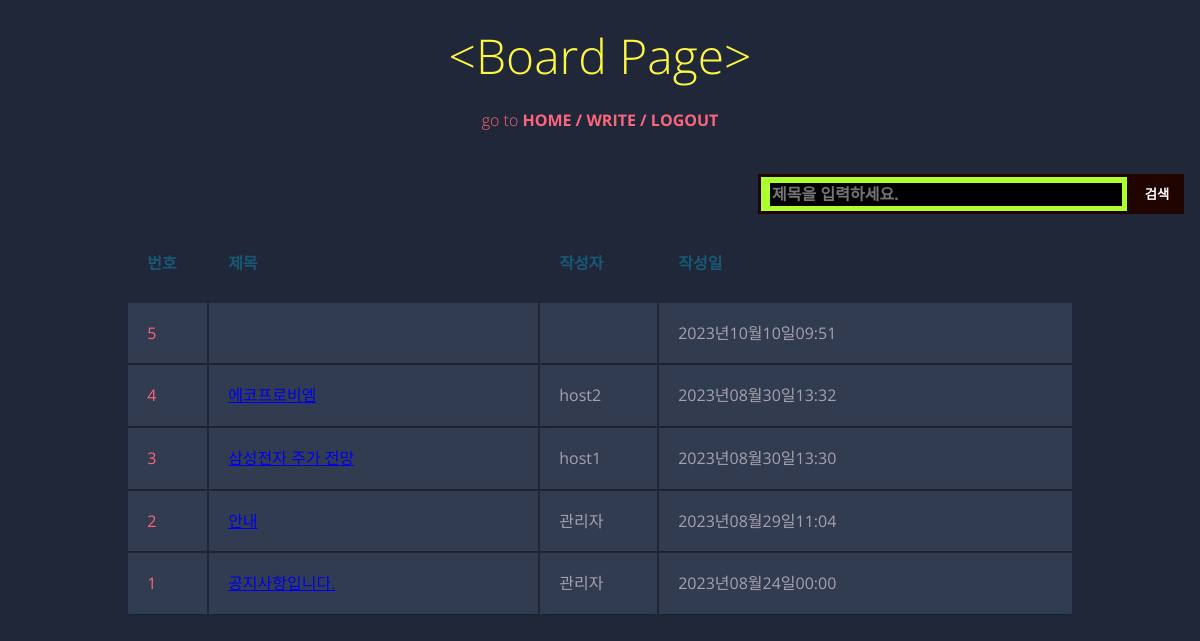
/board2.php, run on the app's committed database.
### tables this page shows
CREATE TABLE `board` (
  `idx` int NOT NULL AUTO_INCREMENT,
  `title` varchar(45) DEFAULT NULL,
  `content` varchar(45) DEFAULT NULL,
  `reg_date` datetime DEFAULT NULL,
  `hit` int DEFAULT NULL,
  `writer` varchar(45) DEFAULT NULL,
  PRIMARY KEY (`idx`)
);

### board2.php (the view, shortened to what this page needs)
<?php
 $db_host = "localhost";
 $db_user = "root";
 $db_password = "qwer";
 $db_name = "web_db";
 $connect = new mysqli($db_host, $db_user, $db_password, $db_name);
?>
<!DOCTYPE html>
<html lang="ko">
<head>
    <link rel="stylesheet" href="css/board2.css">
    <link rel="stylesheet" href="css/search.css">
</head>
<body>
<h1><span class="yellow">&lt;</span><span class="yellow">Board Page</span><span class="yellow">&gt;</h1>
<h2>go to <a href="login_index.html">HOME / </a><a href="board_write.php">Write / </a><a href="project_logout.php">Logout</a></h2>
<table class="container">
  <thead>
    <tr>
      <th><h1>번호</h1></th>
      <th><h1>제목</h1></th>
      <th><h1>작성자</h1></th>
      <th><h1>작성일</h1></th>
      <form method="post" action="board_search.php">
        <span class='green_window'>
        <input id=text type="text" class='input_text' name="search" placeholder="제목을 입력하세요." onkeydown="enterSearch()"/></span>
        <input type="submit" class='sch_smit' value="검색" onclick="myFunction()"/>
       </form>
      <?php
        $select_query = "select * FROM board ORDER BY idx DESC";
        $result = $connect->query($select_query);
        while($row = $result->fetch_assoc())
        {
          $regdate = $row['reg_date'];
          $date = date_create($regdate);
          $_date = date_format($date, "Y년m월d일H:i");
          ?>
          <tbody>
            <tr>
              <td><?=$row['idx']?></td>
              <td class="left"><a href="board_particular.php?idx=<?=$row['idx']?>"><?=$row['title']?></a></td>
              <td class="left"><?=$row['writer']?></a></td>
              <td><?=$_date?></td>
             </tr>
          </tbody>
        <?php
        }
      ?>
    </tr>
  </thead>
</table>
</body>
</html>

### css/board2.css (style rules this page uses)
body { font-family: 'Open Sans', sans-serif; font-weight: 300; line-height: 1.42em; color:#A7A1AE; background-color:#1F2739; }
h1 { font-size:3em; font-weight: 300; line-height:1em; text-align: center; color: #4DC3FA; }
h2 { font-size:1em; font-weight: 300; text-align: center; display: block; line-height:1em; padding-bottom: 2em; color: #FB667A; }
h2 a { font-weight: 700; text-transform: uppercase; color: #FB667A; text-decoration: none; }
.yellow { color: #FFF842; }
.container th h1 { font-weight: bold; font-size: 1em; text-align: left; color: #185875; }
.container td { font-weight: normal; font-size: 1em; -webkit-box-shadow: 0 2px 2px -2px #0E1119; -moz-box-shadow: 0 2px 2px -2px #0E1119; box-shadow: 0 2px 2px -2px #0E1119; }
.container { text-align: left; overflow: hidden; width: 80%; margin: 0 auto; display: table; padding: 0 0 8em 0; }
.container td, .container th { padding-bottom: 2%; padding-top: 2%; padding-left:2%; }
.container tr:nth-child(odd) { background-color: #323C50; }
.container th { background-color: #1F2739; }
.container td:first-child { color: #FB667A; }

### css/search.css (style rules this page uses)
.green_window { display: inline-block; width: 366px; height: 34px; border: 3px solid #200400; background: greenyellow; margin: 0px 0 10px 750px; }
.input_text { width: 348px; height: 21px; margin: 6px 0 0 9px; border: 0; line-height: 21px; font-weight: bold; font-size: 16px; outline: none; background-color: black; }
.sch_smit { width: 54px; height: 40px; margin:0; border: 0; vertical-align: top; background: #200400; color: white; font-weight: bold; border-radius: 1px; cursor: pointer; }

### data on the page
board: idx "5", reg_date "2023년10월10일09:51"
board: idx "4", title "에코프로비엠", writer "host2", reg_date "2023년08월30일13:32"
board: idx "3", title "삼성전자 주가 전망", writer "host1", reg_date "2023년08월30일13:30"
board: idx "2", title "안내", writer "관리자", reg_date "2023년08월29일11:04"
board: idx "1", title "공지사항입니다.", writer "관리자", reg_date "2023년08월24일00:00"
